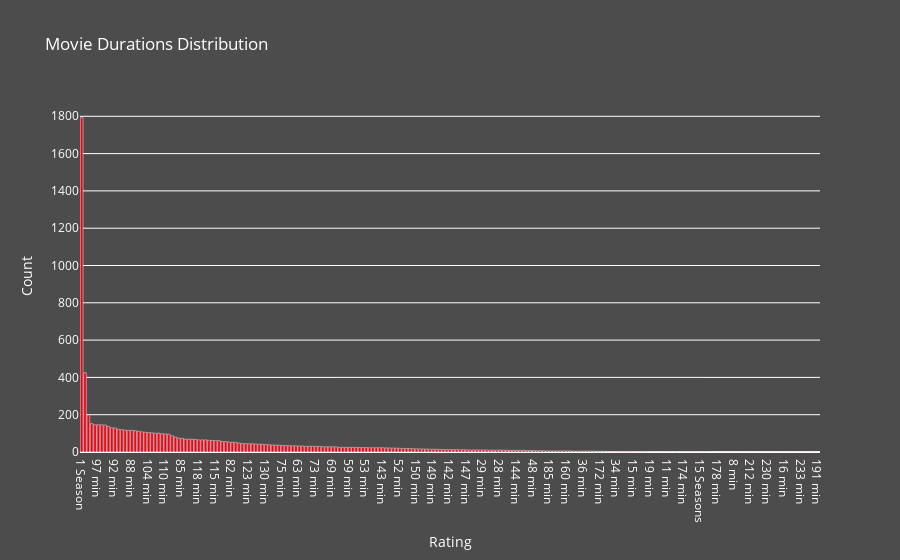

The notebook cell this image was saved under:
### Code cell
ratings       = list(netflix_data['duration'].value_counts().index)
rating_counts = list(netflix_data['duration'].value_counts().values)

fig = go.Figure(data=[go.Bar(
    x=ratings,
    y=rating_counts,
    marker_color='#E50914'
)])

fig.update_layout(
    title='Movie Durations Distribution',
    xaxis_title='Rating',
    yaxis_title='Count',
    plot_bgcolor='rgba(0, 0, 0, 0)',
    paper_bgcolor='rgba(0, 0, 0, 0.7)',
    font=dict(
        color='white'
    )
)

fig.show()

### Figure 1 — Plotly figure (JSON) as saved in the notebook; plotly's stock layout.template omitted (floating-point values rounded to 4 significant figures; data arrays with more than 128 entries replaced by an {"elided": "..."} marker saying what was removed)
{"data": [{"marker": {"color": "#E50914"}, "type": "bar", "x": {"elided": "221 str values"}, "y": {"elided": "221 int values"}}], "layout": {"font": {"color": "white"}, "paper_bgcolor": "rgba(0, 0, 0, 0.7)", "plot_bgcolor": "rgba(0, 0, 0, 0)", "title": {"text": "Movie Durations Distribution"}, "xaxis": {"title": {"text": "Rating"}}, "yaxis": {"title": {"text": "Count"}}}}
